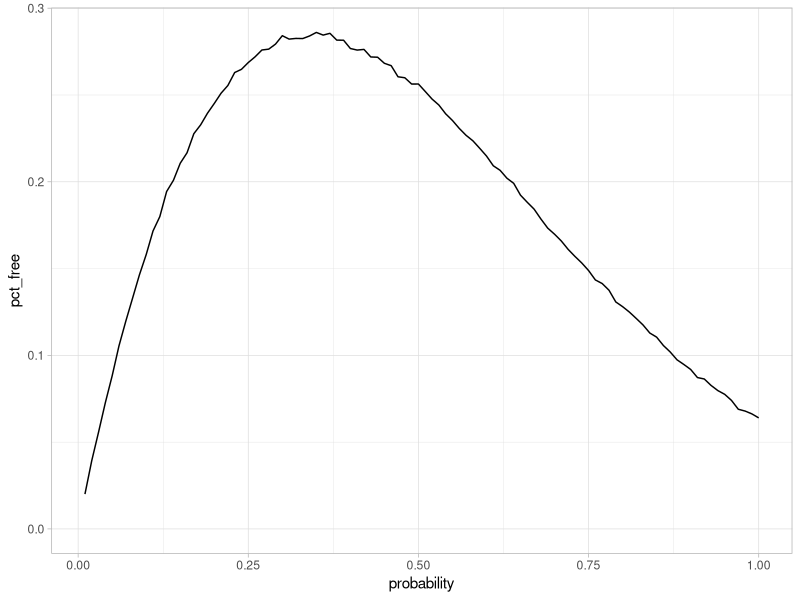
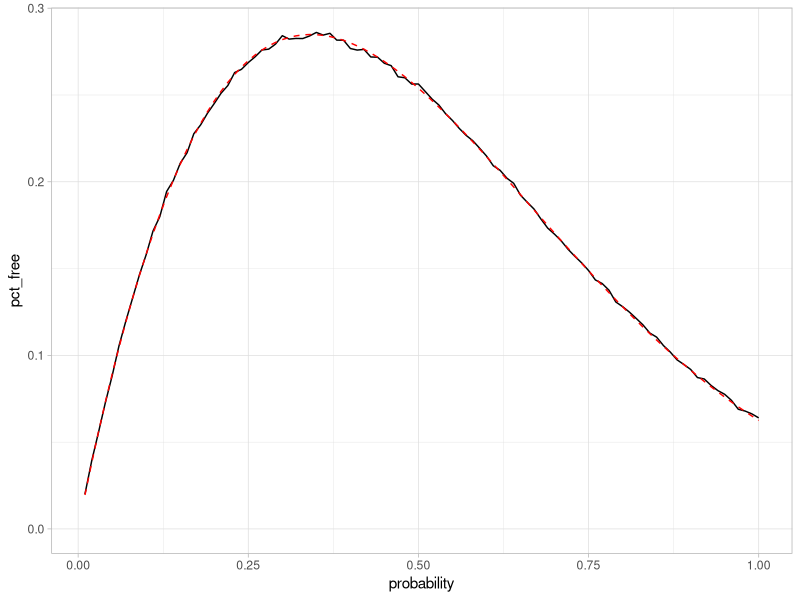

Generate these figures, in order, with R: (Note: this script raises an error after producing the figures.)
## ---- chunk 1
knitr::opts_chunk$set(echo = TRUE, message = FALSE, warning = FALSE, cache = TRUE)

library(ggplot2)
theme_set(theme_light())
## ---- chunk 2
library(tidyverse)
library(scales)
theme_set(theme_light())
set.seed(2020-05-04)

sim <- crossing(trial = 1:100000,
                probability = seq(.01, 1, .01)) %>%
  mutate(num_flips = rbinom(n(), 4, probability),
         num_tails = rbinom(n(), num_flips, .5),
         set_free = num_flips != 0 & num_tails == 0)

sim
## ---- chunk 3
summarized <- sim %>%
  group_by(probability) %>%
  summarize(pct_free = mean(set_free)) 

summarized %>%
  ggplot(aes(probability, pct_free)) +
  geom_line() +
  expand_limits(y = 0)
## ---- chunk 4
summarized %>%
  arrange(desc(pct_free))
## ---- chunk 5
probability_exact <- function(p, n = 4) {
  sum(dbinom(1:n, n, p) / 2 ^ (1:n))
}

# Probability all heads if each player has 20% chance
probability_exact(.2)
## ---- chunk 6
# map_dbl lets us calculate probability of freedom for each strategy 
summarized %>%
  mutate(exact = map_dbl(probability, probability_exact)) %>%
  ggplot(aes(probability, pct_free)) +
  geom_line() +
  geom_line(aes(y = exact), color = "red", lty = 2) +
  expand_limits(y = 0)
## ---- chunk 7
opt <- optimize(probability_exact, c(0, 1), maximum = TRUE)
opt
## ---- chunk 8
sim_n <- crossing(trial = 1:100000,
                  probability = seq(.02, 1, .02),
                  n = 2:8) %>%
  mutate(num_flips = rbinom(n(), n, probability),
         num_tails = rbinom(n(), num_flips, .5),
         set_free = num_flips != 0 & num_tails == 0)
## ---- chunk 9
probabilities_n <- sim_n %>%
  group_by(probability, n) %>%
  summarize(simulated = mean(set_free)) %>%
  ungroup() %>%
  mutate(exact = map2_dbl(probability, n, probability_exact))

probabilities_n %>%
  ggplot(aes(probability, exact, color = factor(n))) +
  geom_line() +
  geom_point(aes(y = simulated), size = .4) +
  scale_x_continuous(labels = percent) +
  scale_y_continuous(labels = percent) +
  labs(x = "p: Probability of flipping the coin",
       y = "Probability of freedom",
       color = "N: # of prisoners",
       title = "What's the chance of escaping with n prisoners?",
       subtitle = "Points show simulations of 100,000 prisoners each; lines are exact solution")
## ---- chunk 10
# Function that takes n and runs the optimise step
optimize_for_n <- function(n) {
  optimize(function(p) probability_exact(p, n), c(0, 1), maximum = TRUE)
}

optimal_n <- tibble(n = 2:60) %>%
  mutate(optimal = map(n, optimize_for_n)) %>%
  unnest_wider(optimal)

optimal_n %>%
  gather(metric, value, -n) %>%
  mutate(metric = ifelse(metric == "maximum", "Optimal probability to flip", "Probability of escape")) %>%
  ggplot(aes(n, value, color = metric)) +
  geom_line() +
  geom_hline(lty = 2, yintercept = .25) +
  scale_y_continuous(labels = percent) +
  expand_limits(y = 0) +
  labs(x = "N: # of prisoners",
       y = "Probability",
       color = "",
       title = "How does the optimal strategy and outcome change with N?")
## ---- chunk 11
optimal_n %>%
  arrange(desc(n)) %>%
  mutate(expected_coins_flipped = n * maximum) %>%
  ggplot(aes(n, expected_coins_flipped)) +
  geom_line() +
  labs(y = "Expected # of coins getting flipped")
## ---- chunk 12
# Summing the Poisson probabilities up to 1000
optimize(function(p) sum(dpois(1:1000, p) / 2 ^ (1:1000)),
         c(0, 10),
         maximum = TRUE)
